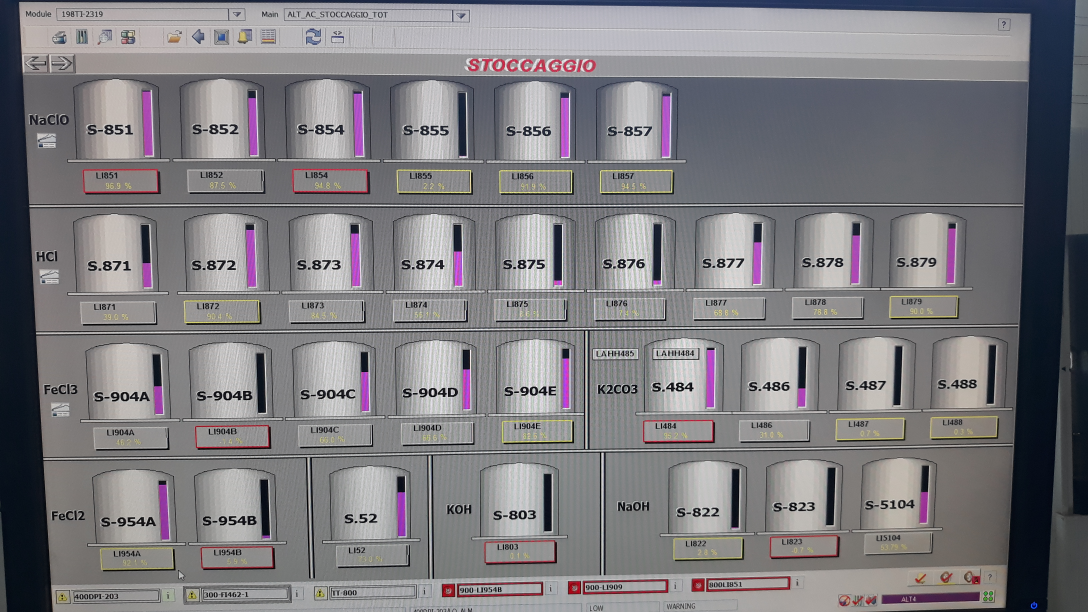
#> input picture pagine/20200511_095312.jpg, 3264 x 1836 px (shown at 1/3 size)
$ python -i new_logic.py   (imports and definitions only)
#> lines starting #> are read from the running program, lines starting #| are printed output that depends on the picture; after the words box and inside, x2 and y2 are one past the last pixel; in counts of white or black regions, pixels touching at a corner belong together
#> further down, picture is the input picture: shape (1836, 3264, 3); mean B, G, R 127.5, 123.8, 125.6
import os
import time
import matplotlib.pyplot as plt
import numpy as np
import cv2
from pytesseract import Output
from termcolor import colored
import pytesseract

ROOT_DIR = os.path.dirname(os.path.dirname(os.path.abspath(__file__)))
os.environ["GOOGLE_APPLICATION_CREDENTIALS"] = ROOT_DIR + "/resources/google-auth.json"


# [330 lines left out: functions my_text_detection_tessereact, detect_text_best_accuracy, detect_text, detect_text_opencv, merge_two_dictionaies, find_center_of_one_contour and 6 more, not called in this run]

def get_inner_contour(img):
    gray = cv2.cvtColor(img, cv2.COLOR_BGR2GRAY)
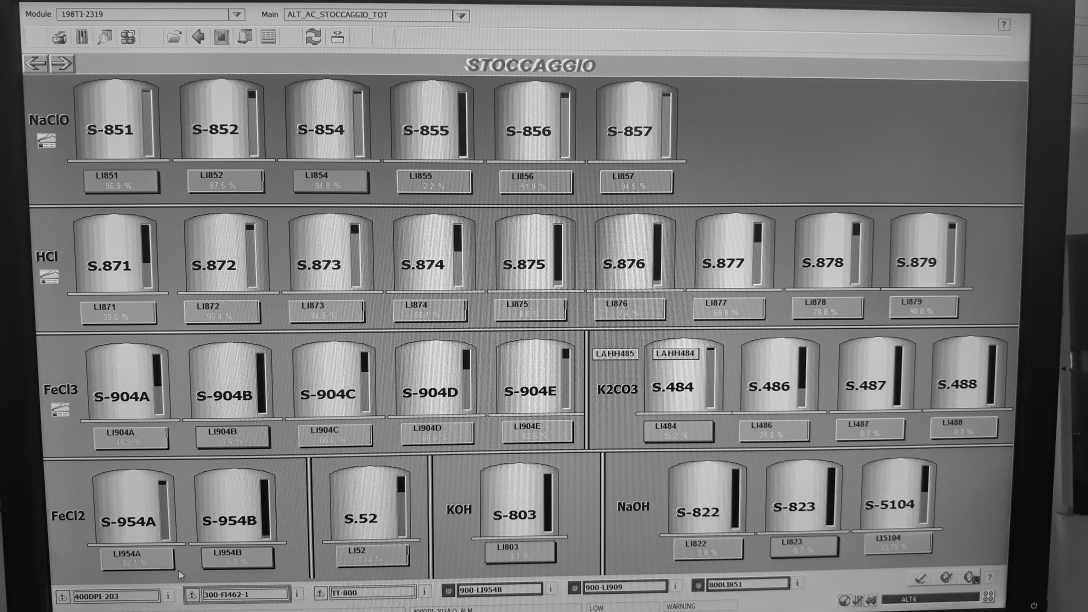
#> gray: shape (1836, 3264) (shown at 1/3 size); min 0, max 255, mean 124.7
    _, threshold = cv2.threshold(gray, 100, 255, cv2.THRESH_BINARY_INV)
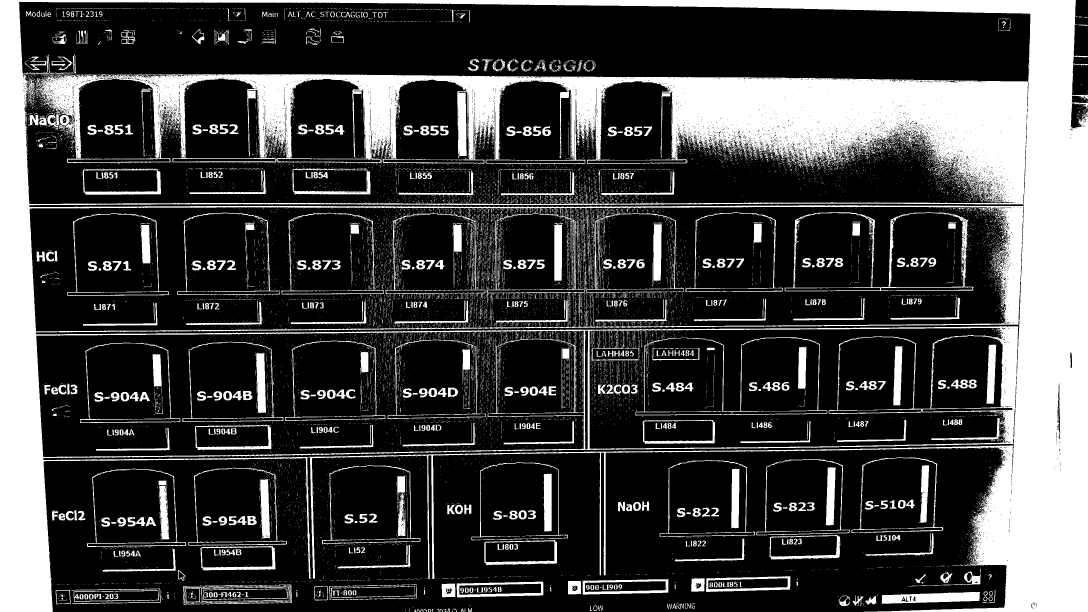
#> threshold: shape (1836, 3264) (shown at 1/3 size); 25.8% white; 22896 white regions (21900 under 20 px)
    contours, _ = cv2.findContours(
        threshold, cv2.RETR_EXTERNAL, cv2.CHAIN_APPROX_SIMPLE)
#> contours = 1604 contours, 1508 with area under 20; largest, box (x1, y1, x2, y2) and area: (0, 0, 3264, 1836) 4646622, (261, 1406, 559, 1643) 55394, (565, 1403, 861, 1637) 54749, (966, 1395, 1261, 1632) 54692, (1414, 1387, 1704, 1621) 53056
    return contours

##TODO da finire con tutte le regole messe nelle sbobinature
## L'unione viene fatta qui
# [37 lines left out: functions generate_lines, remove_contour_under_area, not called in this run]


# [68 lines not run here, left out]

>>> import cv2
>>> picture = cv2.imread('../../pagine/20200511_095312.jpg')
>>> result = get_inner_contour(picture)
#> result has the same summary as contours in get_inner_contour

$ run again, on pagine/CPS R4001_modified_modified.jpg
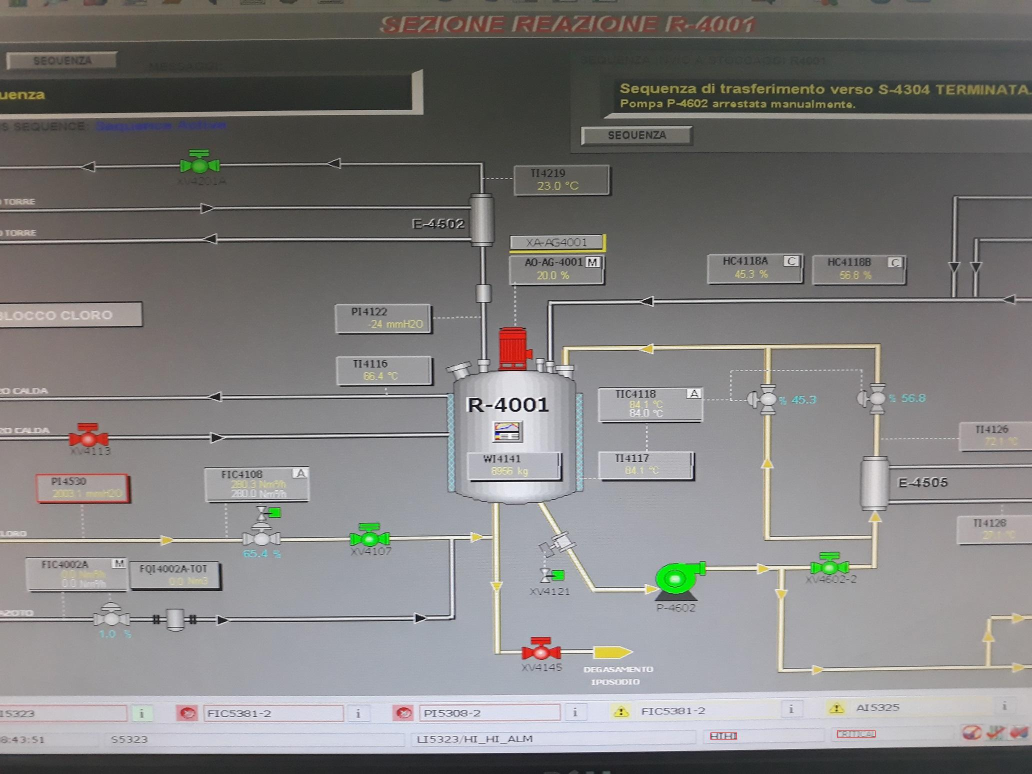
#> input picture pagine/CPS R4001_modified_modified.jpg, 2064 x 1548 px (shown at 1/2 size)
#> picture is the input picture: shape (1548, 2064, 3); mean B, G, R 125.2, 126.2, 127.6
#> in get_inner_contour, `gray = cv2.cvtColor(img, cv2.COLOR_BGR2GRAY)`:
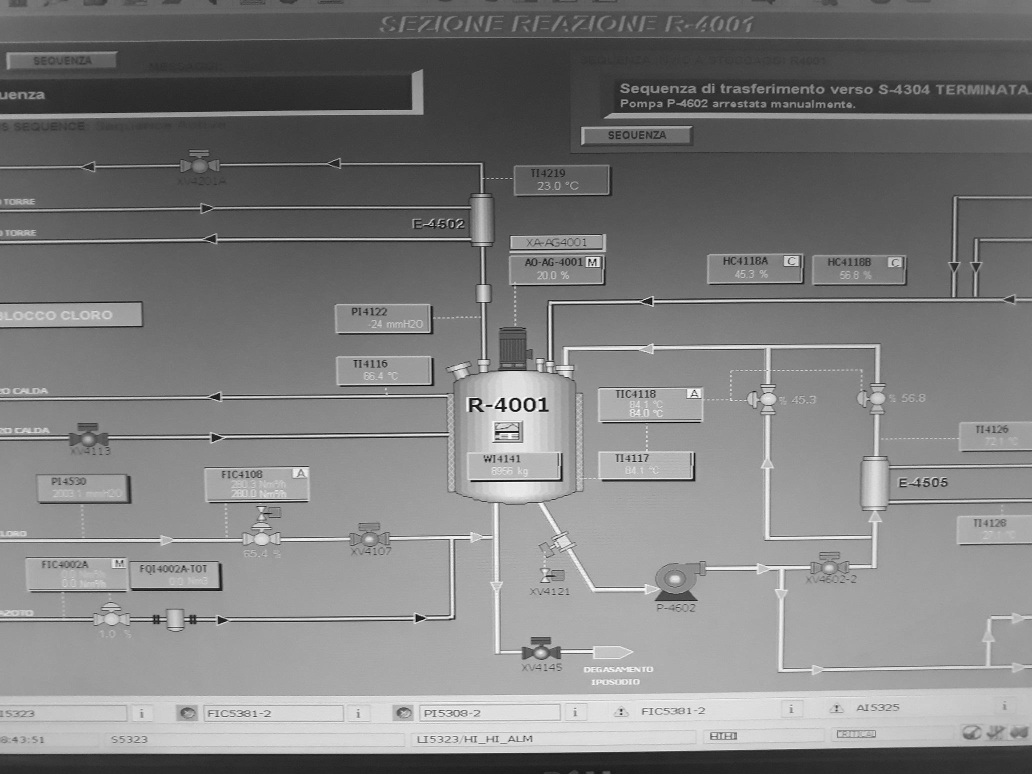
#> gray: shape (1548, 2064) (shown at 1/2 size); min 0, max 255, mean 126.5
#> in get_inner_contour, `_, threshold = cv2.threshold(gray, 100, 255, cv2.THRESH_BINARY_INV)`:
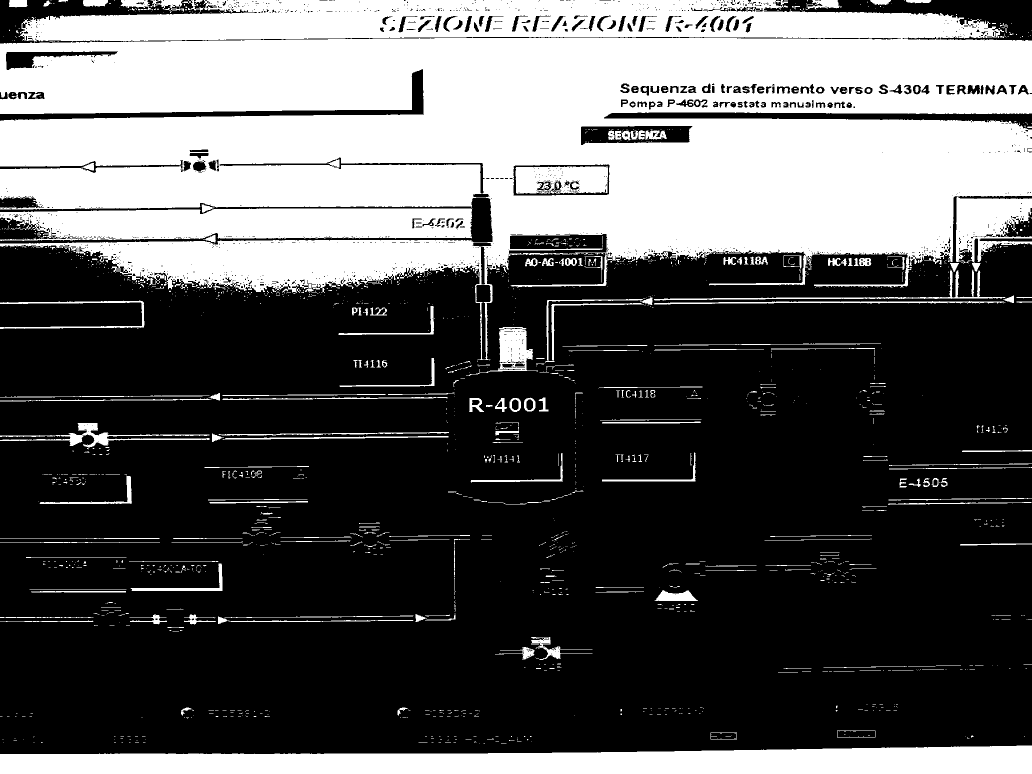
#> threshold: shape (1548, 2064) (shown at 1/2 size); 35.4% white; 1706 white regions (1379 under 20 px)
#> contours = 1608 contours, 1461 with area under 20; largest, box (x1, y1, x2, y2) and area: (0, 0, 2064, 721) 930566, (0, 1491, 2064, 1548) 90364, (0, 417, 944, 482) 50670, (1912, 394, 2064, 524) 12257, (932, 654, 1076, 752) 4791
#> result has the same summary as contours in get_inner_contour

$ run again, on pagine/CPS R4002.jpg
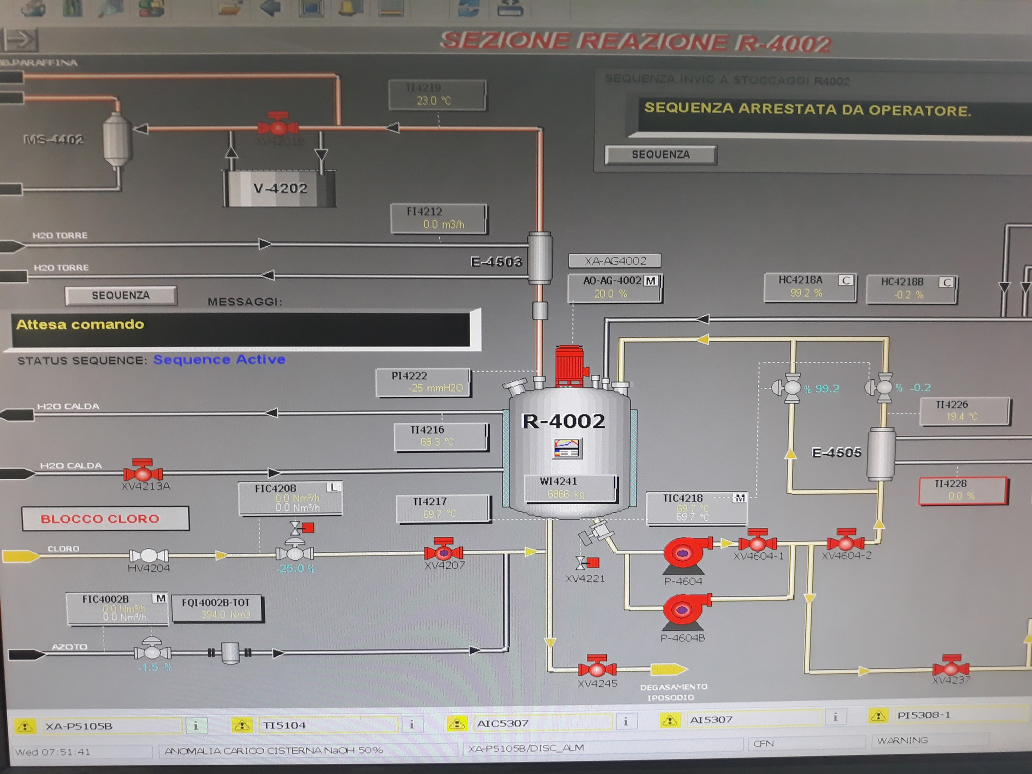
#> input picture pagine/CPS R4002.jpg, 2064 x 1548 px (shown at 1/2 size)
#> picture is the input picture: shape (1548, 2064, 3); mean B, G, R 131.8, 132.9, 136.7
#> in get_inner_contour, `gray = cv2.cvtColor(img, cv2.COLOR_BGR2GRAY)`:
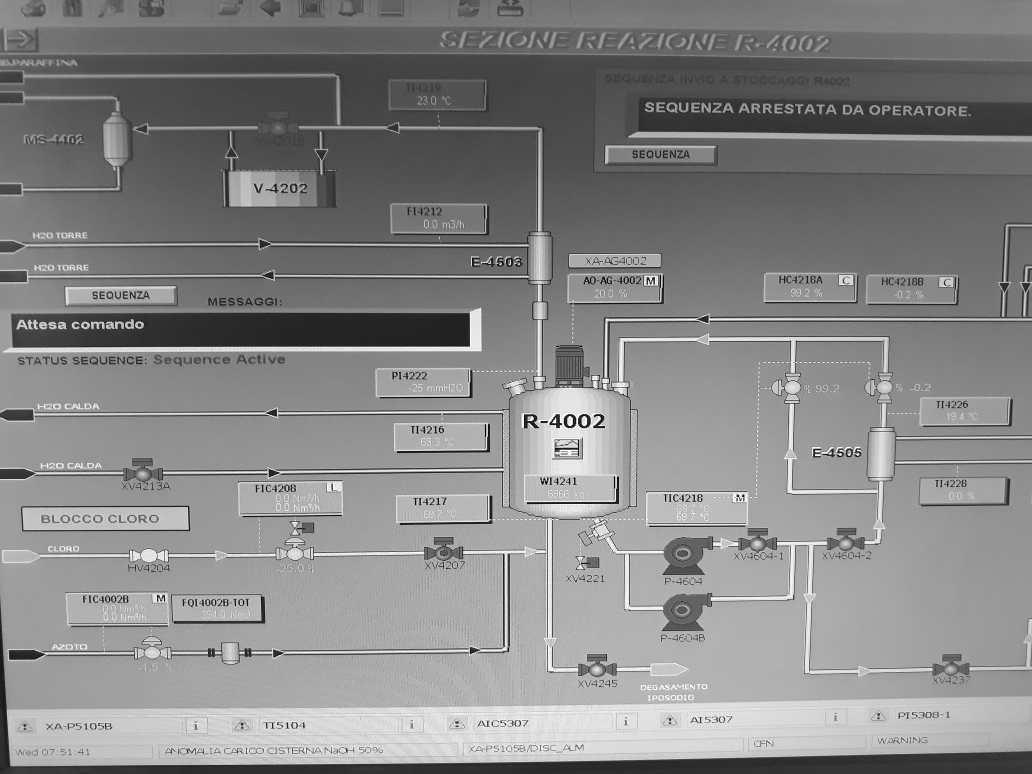
#> gray: shape (1548, 2064) (shown at 1/2 size); min 0, max 255, mean 133.9
#> in get_inner_contour, `_, threshold = cv2.threshold(gray, 100, 255, cv2.THRESH_BINARY_INV)`:
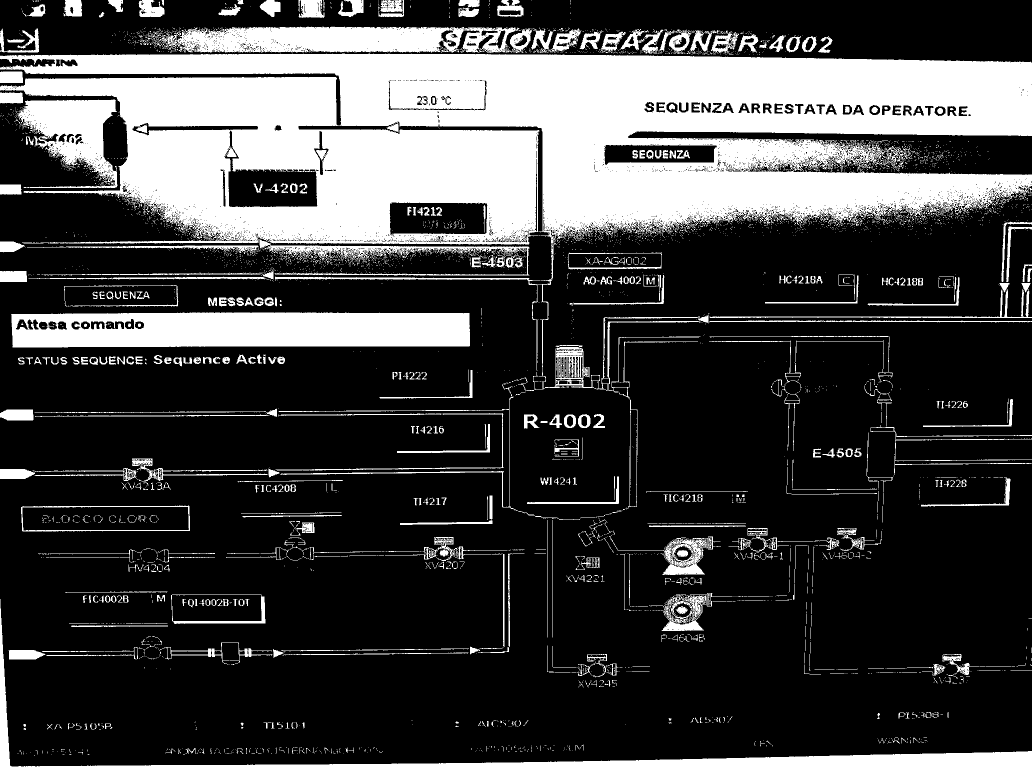
#> threshold: shape (1548, 2064) (shown at 1/2 size); 26.8% white; 4975 white regions (4391 under 20 px)
#> contours = 4626 contours, 4346 with area under 20; largest, box (x1, y1, x2, y2) and area: (0, 107, 2064, 1019) 598488, (22, 625, 940, 695) 60748, (0, 1198, 2064, 1548) 55394, (320, 53, 1039, 106) 29794, (35, 199, 235, 376) 18768
#> result has the same summary as contours in get_inner_contour
